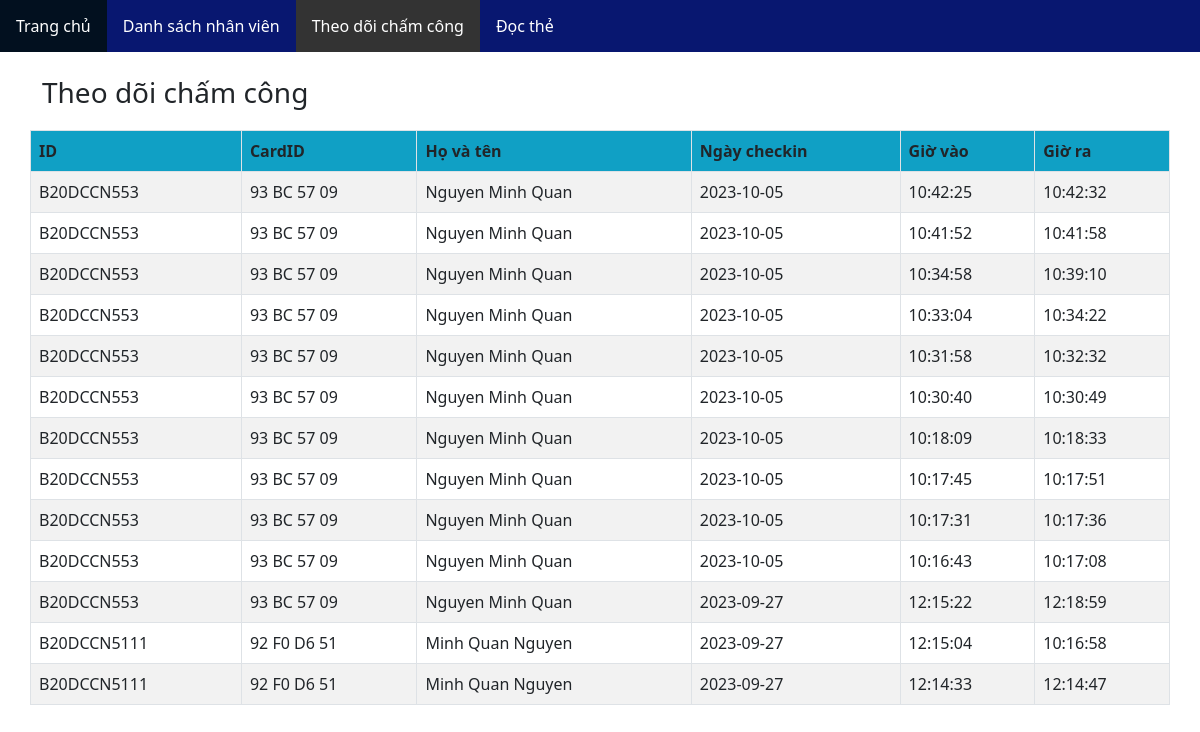
Screenshot of /user-logs with the database file from the repository.
### backend/models.py (models this page shows, shortened)
class UserLog(Base):
    __tablename__ = 'user_logs'
    id = Column(Integer, primary_key=True, autoincrement=True)
    user_id = Column(String(255), ForeignKey("users.id"))
    checkin_date = Column(String(255))
    time_in = Column(String(255), nullable=True)
    time_out = Column(String(255), nullable=True)
    user = relationship("User", back_populates="user_logs")

class User(Base):
    __tablename__ = 'users'
    id = Column(String(255), primary_key=True)
    card_id = Column(String(255), unique=True)
    name = Column(String(255))
    email = Column(String(255))
    phone_number = Column(String(255))
    image_url = Column(String(255))
    gender = Column(String(255))
    dob = Column(String(255))
    user_logs = relationship("UserLog", back_populates="user")

### backend/routes.py (the view)
@router.get('/user-logs', response_class=HTMLResponse, status_code=status.HTTP_200_OK)
def get_page_user_logs(request: Request, db: Session = Depends(get_db)):
    user_logs = crud.get_user_logs(db=db)
    return templates.TemplateResponse('users-log.html', {"request": request, 'user_logs': user_logs})

### templates/users-log.html (shortened to what this page needs)
<!DOCTYPE html>
<html lang="en">
<html>
<head>
  <link href="https://cdn.jsdelivr.net/npm/bootstrap@5.2.2/dist/css/bootstrap.min.css" rel="stylesheet"
>
</head>
<body style="min-height: 100vh;">
  <ul class="topnav">
    <li><a href="/">Trang chủ</a></li>
    <li><a href="/users">Danh sách nhân viên</a></li>
    <li><a class="active" href="/user-logs">Theo dõi chấm công</a></li>
    <li><a href="/read-card">Đọc thẻ</a></li>
  </ul>
  <br>
  <div class="container">
    <h3 style="margin-bottom: 20px;">Theo dõi chấm công</h3>
    <div class="row">
      <table class="table table-striped table-bordered">
        <thead>
          <tr bgcolor="#10a0c5" color="#FFFFFF">
            <th>ID</th>
            <th>CardID</th>
            <th>Họ và tên</th>
            <th>Ngày checkin</th>
            <th>Giờ vào</th>
            <th>Giờ ra</th>
          </tr>
        </thead>
        <tbody>
          {% for user_log in user_logs %}
          <tr>
            <td>{{ user_log.user.id }}</td>
            <td>{{ user_log.user.card_id }}</td>
            <td>{{ user_log.user.name }}</td>
            <td>{{ user_log.checkin_date }}</td>
            <td>{{ user_log.time_in }}</td>
            <td>{{ user_log.time_out }}</td>
          </tr>
          {% endfor %}
        </tbody>
      </table>
    </div>
  </div>
</body>
</html>

### templates/users-log.html (style rules this page uses)
html { font-family: Arial; display: inline-block; margin: 0px auto; }
ul.topnav { list-style-type: none; margin: auto; padding: 0; overflow: hidden; background-color: #081770; }
ul.topnav li { float: left; }
ul.topnav li a { display: block; color: white; text-align: center; padding: 14px 16px; text-decoration: none; }
ul.topnav li a.active { background-color: #333; }

### rows the page displays
UserLog: user.id "B20DCCN553", user.card_id "93 BC 57 09", user.name "Nguyen Minh Quan", checkin_date "2023-10-05", time_in "10:42:25", time_out "10:42:32"
UserLog: user.id "B20DCCN553", user.card_id "93 BC 57 09", user.name "Nguyen Minh Quan", checkin_date "2023-10-05", time_in "10:41:52", time_out "10:41:58"
UserLog: user.id "B20DCCN553", user.card_id "93 BC 57 09", user.name "Nguyen Minh Quan", checkin_date "2023-10-05", time_in "10:34:58", time_out "10:39:10"
UserLog: user.id "B20DCCN553", user.card_id "93 BC 57 09", user.name "Nguyen Minh Quan", checkin_date "2023-10-05", time_in "10:33:04", time_out "10:34:22"
UserLog: user.id "B20DCCN553", user.card_id "93 BC 57 09", user.name "Nguyen Minh Quan", checkin_date "2023-10-05", time_in "10:31:58", time_out "10:32:32"
UserLog: user.id "B20DCCN553", user.card_id "93 BC 57 09", user.name "Nguyen Minh Quan", checkin_date "2023-10-05", time_in "10:30:40", time_out "10:30:49"
UserLog: user.id "B20DCCN553", user.card_id "93 BC 57 09", user.name "Nguyen Minh Quan", checkin_date "2023-10-05", time_in "10:18:09", time_out "10:18:33"
UserLog: user.id "B20DCCN553", user.card_id "93 BC 57 09", user.name "Nguyen Minh Quan", checkin_date "2023-10-05", time_in "10:17:45", time_out "10:17:51"
UserLog: user.id "B20DCCN553", user.card_id "93 BC 57 09", user.name "Nguyen Minh Quan", checkin_date "2023-10-05", time_in "10:17:31", time_out "10:17:36"
UserLog: user.id "B20DCCN553", user.card_id "93 BC 57 09", user.name "Nguyen Minh Quan", checkin_date "2023-10-05", time_in "10:16:43", time_out "10:17:08"
UserLog: user.id "B20DCCN553", user.card_id "93 BC 57 09", user.name "Nguyen Minh Quan", checkin_date "2023-09-27", time_in "12:15:22", time_out "12:18:59"
UserLog: user.id "B20DCCN5111", user.card_id "92 F0 D6 51", user.name "Minh Quan Nguyen", checkin_date "2023-09-27", time_in "12:15:04", time_out "10:16:58"
UserLog: user.id "B20DCCN5111", user.card_id "92 F0 D6 51", user.name "Minh Quan Nguyen", checkin_date "2023-09-27", time_in "12:14:33", time_out "12:14:47"
